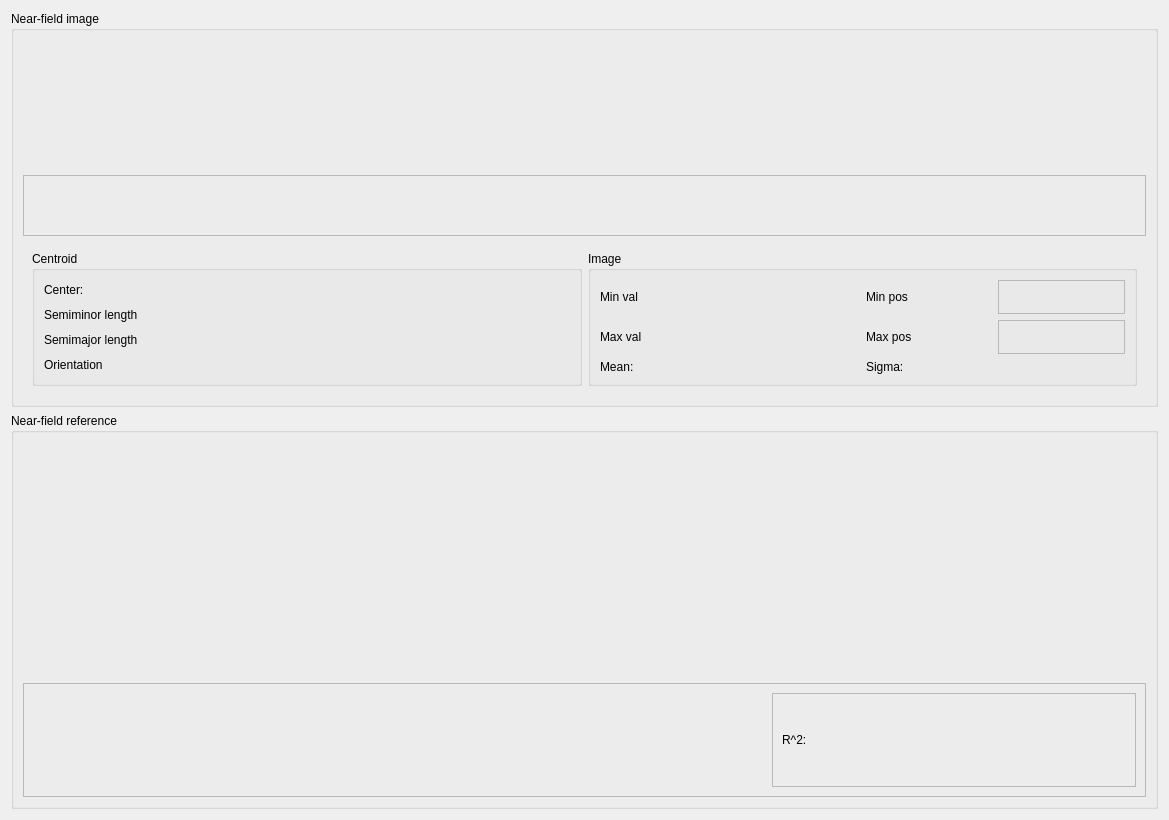
<?xml version="1.0" encoding="UTF-8"?>
<ui version="4.0">
 <class>alignmentScreen</class>
 <widget class="QWidget" name="alignmentScreen">
  <property name="geometry">
   <rect>
    <x>0</x>
    <y>0</y>
    <width>1169</width>
    <height>820</height>
   </rect>
  </property>
  <property name="sizePolicy">
   <sizepolicy hsizetype="Minimum" vsizetype="Minimum">
    <horstretch>0</horstretch>
    <verstretch>0</verstretch>
   </sizepolicy>
  </property>
  <property name="minimumSize">
   <size>
    <width>1000</width>
    <height>700</height>
   </size>
  </property>
  <property name="baseSize">
   <size>
    <width>800</width>
    <height>600</height>
   </size>
  </property>
  <property name="windowTitle">
   <string>Alignment Screen</string>
  </property>
  <property name="autoFillBackground">
   <bool>false</bool>
  </property>
  <property name="styleSheet">
   <string notr="true"/>
  </property>
  <layout class="QVBoxLayout" name="verticalLayout">
   <item>
    <layout class="QGridLayout" name="gridLayout" rowstretch="0">
     <item row="0" column="0">
      <layout class="QVBoxLayout" name="verticalLayout_2" stretch="0,0">
       <item>
        <widget class="QGroupBox" name="NFImageGroupBox">
         <property name="sizePolicy">
          <sizepolicy hsizetype="Preferred" vsizetype="Preferred">
           <horstretch>0</horstretch>
           <verstretch>0</verstretch>
          </sizepolicy>
         </property>
         <property name="title">
          <string>Near-field image</string>
         </property>
         <layout class="QVBoxLayout" name="verticalLayout_8" stretch="0,0,0,0">
          <item>
           <widget class="QWidget" name="NFImageWidget" native="true">
            <property name="sizePolicy">
             <sizepolicy hsizetype="Preferred" vsizetype="Preferred">
              <horstretch>0</horstretch>
              <verstretch>0</verstretch>
             </sizepolicy>
            </property>
            <property name="minimumSize">
             <size>
              <width>500</width>
              <height>0</height>
             </size>
            </property>
            <layout class="QVBoxLayout" name="verticalLayout_13"/>
           </widget>
          </item>
          <item>
           <widget class="PyDMImageView" name="NFImageView" native="true">
            <property name="toolTip">
             <string/>
            </property>
            <property name="maxRedrawRate" stdset="0">
             <number>5</number>
            </property>
           </widget>
          </item>
          <item>
           <widget class="QFrame" name="frame_3">
            <property name="frameShape">
             <enum>QFrame::StyledPanel</enum>
            </property>
            <property name="frameShadow">
             <enum>QFrame::Raised</enum>
            </property>
            <layout class="QHBoxLayout" name="horizontalLayout_5">
             <item>
              <widget class="QLabel" name="NFCursorLabel">
               <property name="text">
                <string/>
               </property>
              </widget>
             </item>
             <item>
              <widget class="QLabel" name="NFMiscLabel">
               <property name="text">
                <string/>
               </property>
              </widget>
             </item>
            </layout>
           </widget>
          </item>
          <item>
           <widget class="QWidget" name="NFStatsWidget" native="true">
            <layout class="QHBoxLayout" name="horizontalLayout_4">
             <item>
              <widget class="QGroupBox" name="groupBox">
               <property name="title">
                <string>Centroid</string>
               </property>
               <layout class="QGridLayout" name="gridLayout_2">
                <item row="3" column="1">
                 <widget class="PyDMLabel" name="NFOrientationLabel">
                  <property name="toolTip">
                   <string/>
                  </property>
                  <property name="precision" stdset="0">
                   <number>3</number>
                  </property>
                  <property name="precisionFromPV" stdset="0">
                   <bool>false</bool>
                  </property>
                 </widget>
                </item>
                <item row="1" column="1">
                 <widget class="PyDMLabel" name="NFSemiminorLabel">
                  <property name="toolTip">
                   <string/>
                  </property>
                  <property name="precision" stdset="0">
                   <number>3</number>
                  </property>
                  <property name="precisionFromPV" stdset="0">
                   <bool>false</bool>
                  </property>
                 </widget>
                </item>
                <item row="2" column="0">
                 <widget class="QLabel" name="label_25">
                  <property name="text">
                   <string>Semimajor length</string>
                  </property>
                 </widget>
                </item>
                <item row="0" column="1">
                 <widget class="PyDMLabel" name="NFCentroidLabel">
                  <property name="toolTip">
                   <string/>
                  </property>
                  <property name="precision" stdset="0">
                   <number>2</number>
                  </property>
                  <property name="precisionFromPV" stdset="0">
                   <bool>false</bool>
                  </property>
                 </widget>
                </item>
                <item row="3" column="0">
                 <widget class="QLabel" name="label_26">
                  <property name="text">
                   <string>Orientation</string>
                  </property>
                 </widget>
                </item>
                <item row="1" column="0">
                 <widget class="QLabel" name="label_3">
                  <property name="text">
                   <string>Semiminor length</string>
                  </property>
                 </widget>
                </item>
                <item row="2" column="1">
                 <widget class="PyDMLabel" name="NFSemimajorLabel">
                  <property name="toolTip">
                   <string/>
                  </property>
                  <property name="precision" stdset="0">
                   <number>3</number>
                  </property>
                  <property name="precisionFromPV" stdset="0">
                   <bool>false</bool>
                  </property>
                 </widget>
                </item>
                <item row="0" column="0">
                 <widget class="QLabel" name="label_2">
                  <property name="text">
                   <string>Center:</string>
                  </property>
                 </widget>
                </item>
               </layout>
              </widget>
             </item>
             <item>
              <widget class="QGroupBox" name="groupBox_2">
               <property name="title">
                <string>Image</string>
               </property>
               <layout class="QGridLayout" name="gridLayout_4">
                <item row="4" column="1">
                 <widget class="PyDMLabel" name="NFMeanLabel">
                  <property name="toolTip">
                   <string/>
                  </property>
                 </widget>
                </item>
                <item row="4" column="0">
                 <widget class="QLabel" name="label_10">
                  <property name="text">
                   <string>Mean:</string>
                  </property>
                 </widget>
                </item>
                <item row="0" column="1">
                 <widget class="PyDMLabel" name="NFMinValLabel">
                  <property name="toolTip">
                   <string/>
                  </property>
                  <property name="precisionFromPV" stdset="0">
                   <bool>false</bool>
                  </property>
                 </widget>
                </item>
                <item row="2" column="1">
                 <widget class="PyDMLabel" name="NFMaxValLabel">
                  <property name="toolTip">
                   <string/>
                  </property>
                 </widget>
                </item>
                <item row="0" column="0">
                 <widget class="QLabel" name="label_4">
                  <property name="text">
                   <string>Min val</string>
                  </property>
                 </widget>
                </item>
                <item row="2" column="0">
                 <widget class="QLabel" name="label_6">
                  <property name="text">
                   <string>Max val</string>
                  </property>
                 </widget>
                </item>
                <item row="0" column="2">
                 <widget class="QLabel" name="label_5">
                  <property name="text">
                   <string>Min pos</string>
                  </property>
                 </widget>
                </item>
                <item row="0" column="3">
                 <widget class="QFrame" name="frame">
                  <property name="frameShape">
                   <enum>QFrame::StyledPanel</enum>
                  </property>
                  <property name="frameShadow">
                   <enum>QFrame::Raised</enum>
                  </property>
                  <layout class="QHBoxLayout" name="horizontalLayout_8">
                   <item>
                    <widget class="PyDMLabel" name="NFMinXLabel">
                     <property name="toolTip">
                      <string/>
                     </property>
                     <property name="precisionFromPV" stdset="0">
                      <bool>false</bool>
                     </property>
                    </widget>
                   </item>
                   <item>
                    <widget class="PyDMLabel" name="NFMinYLabel">
                     <property name="toolTip">
                      <string/>
                     </property>
                     <property name="precisionFromPV" stdset="0">
                      <bool>false</bool>
                     </property>
                    </widget>
                   </item>
                  </layout>
                 </widget>
                </item>
                <item row="2" column="2">
                 <widget class="QLabel" name="label_8">
                  <property name="text">
                   <string>Max pos</string>
                  </property>
                 </widget>
                </item>
                <item row="2" column="3">
                 <widget class="QFrame" name="frame_2">
                  <property name="frameShape">
                   <enum>QFrame::StyledPanel</enum>
                  </property>
                  <property name="frameShadow">
                   <enum>QFrame::Raised</enum>
                  </property>
                  <layout class="QHBoxLayout" name="horizontalLayout_12">
                   <item>
                    <widget class="PyDMLabel" name="NFMaxXLabel">
                     <property name="toolTip">
                      <string/>
                     </property>
                    </widget>
                   </item>
                   <item>
                    <widget class="PyDMLabel" name="NFMaxYLabel">
                     <property name="toolTip">
                      <string/>
                     </property>
                    </widget>
                   </item>
                  </layout>
                 </widget>
                </item>
                <item row="4" column="2">
                 <widget class="QLabel" name="label_11">
                  <property name="text">
                   <string>Sigma:</string>
                  </property>
                 </widget>
                </item>
                <item row="4" column="3">
                 <widget class="PyDMLabel" name="NFSigmaLabel">
                  <property name="toolTip">
                   <string/>
                  </property>
                 </widget>
                </item>
               </layout>
              </widget>
             </item>
            </layout>
           </widget>
          </item>
         </layout>
        </widget>
       </item>
       <item>
        <widget class="QGroupBox" name="NFRefGroupBox">
         <property name="sizePolicy">
          <sizepolicy hsizetype="Preferred" vsizetype="Preferred">
           <horstretch>0</horstretch>
           <verstretch>0</verstretch>
          </sizepolicy>
         </property>
         <property name="title">
          <string>Near-field reference</string>
         </property>
         <layout class="QVBoxLayout" name="verticalLayout_10" stretch="0,0,0">
          <item>
           <widget class="QWidget" name="NFRefWidget" native="true">
            <property name="minimumSize">
             <size>
              <width>500</width>
              <height>0</height>
             </size>
            </property>
            <layout class="QVBoxLayout" name="verticalLayout_16"/>
           </widget>
          </item>
          <item>
           <widget class="PyDMImageView" name="NFRefView" native="true">
            <property name="toolTip">
             <string/>
            </property>
           </widget>
          </item>
          <item>
           <widget class="QFrame" name="frame_7">
            <property name="frameShape">
             <enum>QFrame::StyledPanel</enum>
            </property>
            <property name="frameShadow">
             <enum>QFrame::Raised</enum>
            </property>
            <layout class="QHBoxLayout" name="horizontalLayout_15">
             <item>
              <widget class="QLabel" name="NFRefCursorLabel">
               <property name="text">
                <string/>
               </property>
              </widget>
             </item>
             <item>
              <widget class="QLabel" name="NFRefMiscLabel">
               <property name="text">
                <string/>
               </property>
              </widget>
             </item>
             <item>
              <widget class="QFrame" name="frame_9">
               <property name="frameShape">
                <enum>QFrame::StyledPanel</enum>
               </property>
               <property name="frameShadow">
                <enum>QFrame::Raised</enum>
               </property>
               <layout class="QHBoxLayout" name="horizontalLayout_17">
                <item>
                 <widget class="QLabel" name="label_21">
                  <property name="text">
                   <string>R^2:</string>
                  </property>
                 </widget>
                </item>
                <item>
                 <widget class="PyDMLabel" name="NFDetLabel">
                  <property name="toolTip">
                   <string/>
                  </property>
                  <property name="precision" stdset="0">
                   <number>5</number>
                  </property>
                  <property name="precisionFromPV" stdset="0">
                   <bool>false</bool>
                  </property>
                 </widget>
                </item>
               </layout>
              </widget>
             </item>
            </layout>
           </widget>
          </item>
         </layout>
        </widget>
       </item>
      </layout>
     </item>
    </layout>
   </item>
  </layout>
 </widget>
 <customwidgets>
  <customwidget>
   <class>PyDMLabel</class>
   <extends>QLabel</extends>
   <header>pydm.widgets.label</header>
  </customwidget>
  <customwidget>
   <class>PyDMImageView</class>
   <extends>QWidget</extends>
   <header>pydm.widgets.image</header>
  </customwidget>
 </customwidgets>
 <resources/>
 <connections/>
</ui>
